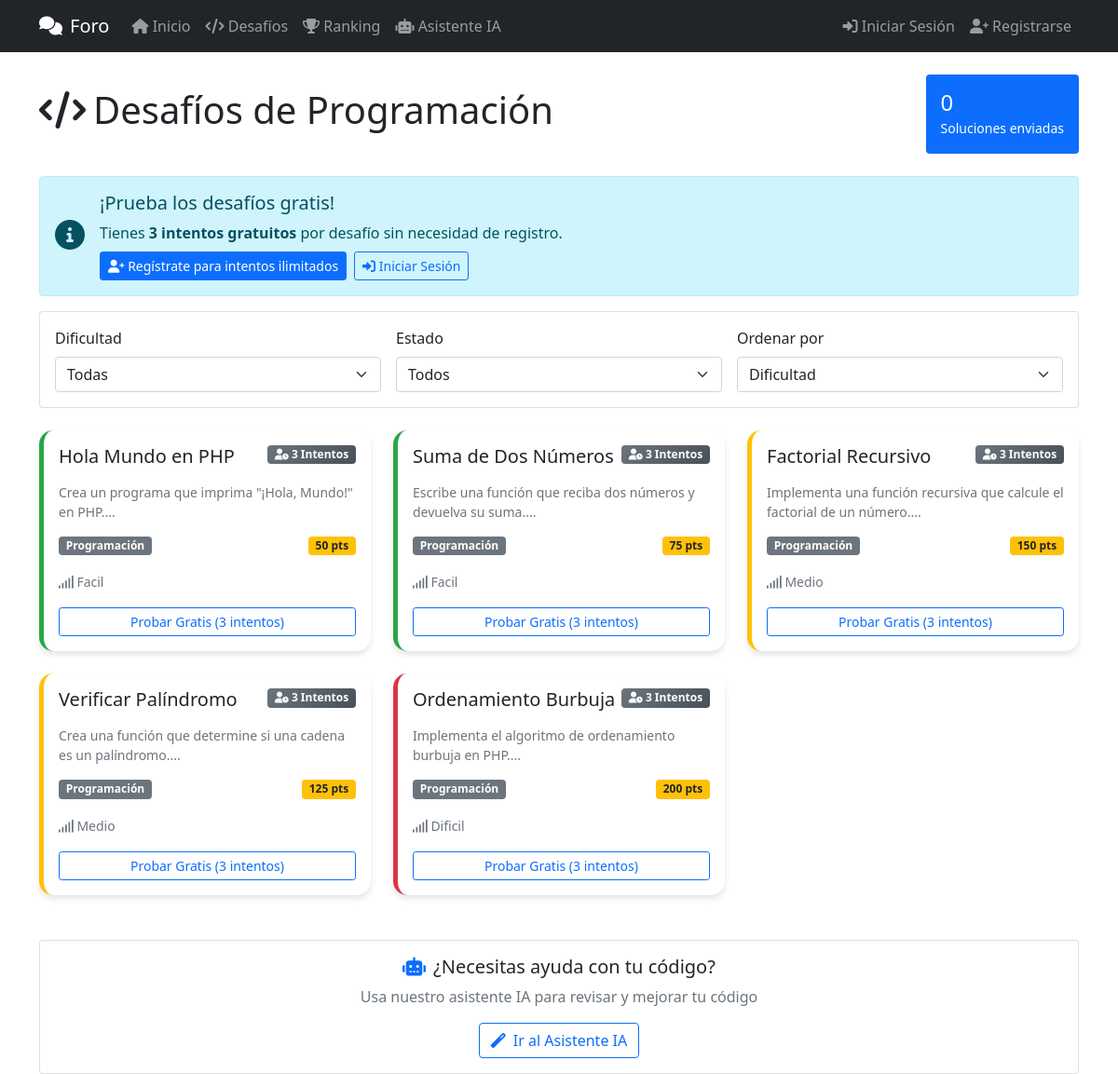
The app's page /desafios.php with its own data.
### tables this page shows
CREATE TABLE desafios (
    id INT AUTO_INCREMENT PRIMARY KEY,
    titulo VARCHAR(255) NOT NULL,
    descripcion TEXT NOT NULL,
    codigo_base TEXT,
    categoria_id INT,
    dificultad ENUM('facil', 'medio', 'dificil') DEFAULT 'medio',
    puntos INT DEFAULT 100,
    fecha_creacion TIMESTAMP DEFAULT CURRENT_TIMESTAMP,
    FOREIGN KEY (categoria_id) REFERENCES categorias(id)
);

CREATE TABLE categorias (
    id INT AUTO_INCREMENT PRIMARY KEY,
    nombre VARCHAR(100) NOT NULL,
    descripcion TEXT
);

### includes/auth.php (called while the page is built, shortened)
<?php
if (!function_exists('isLoggedIn')) {
    function isLoggedIn()
    {
        return isset($_SESSION['user_id']);
    }
}

### desafios.php (the view, shortened to what this page needs)
<?php
include_once 'includes/auth.php';
$database = new Database();
$db = $database->getConnection();
$desafios = [];
$estadisticas = ['total_soluciones' => 0];
try {
    $query = "SELECT d.*,
              c.nombre as categoria_nombre,
              (SELECT COUNT(*) FROM soluciones_desafio s WHERE s.desafio_id = d.id AND s.usuario_id = ?) as intentos_usuario,
              (SELECT es_correcta FROM soluciones_desafio s WHERE s.desafio_id = d.id AND s.usuario_id = ? ORDER BY fecha_envio DESC LIMIT 1) as completado
              FROM desafios d
              JOIN categorias c ON d.categoria_id = c.id
              ORDER BY d.dificultad, d.fecha_creacion DESC";
    $stmt = $db->prepare($query);
    $user_id = isLoggedIn() ? getUserID() : 0;
    $stmt->execute([$user_id, $user_id]);
    $desafios = $stmt->fetchAll(PDO::FETCH_ASSOC);
    $query = "SELECT
              COUNT(DISTINCT s.usuario_id) as usuarios_activos,
              COUNT(*) as total_soluciones,
              AVG(tiempo_ejecucion) as tiempo_promedio
              FROM soluciones_desafio s
              WHERE s.es_correcta = TRUE";
    $stmt = $db->prepare($query);
    $stmt->execute();
    $estadisticas = $stmt->fetch(PDO::FETCH_ASSOC);
} catch (PDOException $e) {
    error_log("[desafios.php] PDOException: " . $e->getMessage());
    $pageError = "Error de base de datos: por favor verifica la estructura de la base de datos (tablas faltantes o permisos). Detalle registrado en el log del servidor.";
}
?>
<!DOCTYPE html>
<html lang="es">
<head>
    <link href="https://cdn.jsdelivr.net/npm/bootstrap@5.1.3/dist/css/bootstrap.min.css" rel="stylesheet">
    <link rel="stylesheet" href="https://cdnjs.cloudflare.com/ajax/libs/font-awesome/6.0.0/css/all.min.css">
</head>
<body>
    <?php include 'navbar.php'; ?>
    <div class="container mt-4">
        <div class="row">
            <div class="col-12">
                <div class="d-flex justify-content-between align-items-center mb-4">
                    <h1><i class="fas fa-code me-2"></i>Desafíos de Programación</h1>
                    <div class="stat-card bg-primary text-white p-3 rounded">
                        <h4 class="mb-0"><?php echo $estadisticas['total_soluciones'] ?? 0; ?></h4>
                        <small>Soluciones enviadas</small>
                    </div>
                </div>
                <?php if (!isLoggedIn()): ?>
                <div class="alert alert-info d-flex align-items-center">
                    <div class="me-3">
                        <i class="fas fa-info-circle fa-2x"></i>
                    </div>
                    <div>
                        <h5 class="alert-heading mb-2">¡Prueba los desafíos gratis!</h5>
                        <p class="mb-2">Tienes <strong>3 intentos gratuitos</strong> por desafío sin necesidad de registro.</p>
                        <div class="d-flex gap-2">
                            <a href="register.php" class="btn btn-primary btn-sm">
                                <i class="fas fa-user-plus"></i> Regístrate para intentos ilimitados
                            </a>
                            <a href="login.php" class="btn btn-outline-primary btn-sm">
                                <i class="fas fa-sign-in-alt"></i> Iniciar Sesión
                            </a>
                        </div>
                    </div>
                </div>
                <?php endif; ?>
                <div class="card mb-4">
                    <div class="card-body">
                        <div class="row g-3">
                            <div class="col-md-4">
                                <label class="form-label">Dificultad</label>
                                <select class="form-select" id="filtroDificultad">
                                    <option value="todas">Todas</option>
                                </select>
                            </div>
                            <div class="col-md-4">
                                <label class="form-label">Estado</label>
                                <select class="form-select" id="filtroEstado">
                                    <option value="todos">Todos</option>
                                </select>
                            </div>
                            <div class="col-md-4">
                                <label class="form-label">Ordenar por</label>
                                <select class="form-select" id="filtroOrden">
                                    <option value="dificultad">Dificultad</option>
                                </select>
                            </div>
                        </div>
                    </div>
                </div>
                <div class="row" id="listaDesafios">
                    <?php foreach($desafios as $desafio): ?>
                        <div class="col-md-6 col-lg-4" data-dificultad="<?php echo $desafio['dificultad']; ?>"
                             data-estado="<?php echo $desafio['completado'] ? 'completado' : 'pendiente'; ?>">
                            <div class="card desafio-card dificultad-<?php echo $desafio['dificultad']; ?>">
                                <div class="card-body">
                                    <div class="d-flex justify-content-between align-items-start mb-2">
                                        <h5 class="card-title"><?php echo htmlspecialchars($desafio['titulo']); ?></h5>
                                        <div class="d-flex flex-column align-items-end">
                                            <?php if($desafio['completado']): ?>
                                                <span class="badge completado-badge mb-1">
                                                    <i class="fas fa-check"></i> Completado
                                                </span>
                                            <?php elseif(!isLoggedIn()): ?>
                                                <span class="badge guest-badge mb-1">
                                                    <i class="fas fa-user-clock"></i> 3 Intentos
                                                </span>
                                            <?php endif; ?>
                                        </div>
                                    </div>
                                    <p class="card-text text-muted small">
                                        <?php echo htmlspecialchars(substr($desafio['descripcion'], 0, 100)); ?>...
                                    </p>
                                    <div class="d-flex justify-content-between align-items-center">
                                        <span class="badge bg-secondary">
                                            <?php echo htmlspecialchars($desafio['categoria_nombre']); ?>
                                        </span>
                                        <span class="badge bg-warning text-dark">
                                            <?php echo $desafio['puntos']; ?> pts
                                        </span>
                                    </div>
                                    <div class="mt-3">
                                        <small class="text-muted">
                                            <i class="fas fa-signal"></i>
                                            <?php echo ucfirst($desafio['dificultad']); ?>
                                        </small>
                                    </div>
                                    <div class="mt-3">
                                        <?php if(isLoggedIn()): ?>
                                            <a href="desafio.php?id=<?php echo $desafio['id']; ?>"
                                               class="btn btn-primary btn-sm w-100">
                                                <?php echo $desafio['completado'] ? 'Ver Solución' : 'Resolver Desafío'; ?>
                                            </a>
                                        <?php else: ?>
                                            <a href="desafio.php?id=<?php echo $desafio['id']; ?>"
                                               class="btn btn-outline-primary btn-sm w-100">
                                                Probar Gratis (3 intentos)
                                            </a>
                                        <?php endif; ?>
                                    </div>
                                </div>
                            </div>
                        </div>
                    <?php endforeach; ?>
                </div>
                <div class="card mt-4">
                    <div class="card-body text-center">
                        <h5><i class="fas fa-robot text-primary me-2"></i>¿Necesitas ayuda con tu código?</h5>
                        <p class="text-muted mb-3">Usa nuestro asistente IA para revisar y mejorar tu código</p>
                        <a href="ayuda_ia.php" class="btn btn-outline-primary">
                            <i class="fas fa-magic me-2"></i>Ir al Asistente IA
                        </a>
                    </div>
                </div>
            </div>
        </div>
    </div>
</body>
</html>

### navbar.php (shortened to what this page needs)
<nav class="navbar navbar-expand-lg navbar-dark bg-dark">
    <div class="container">
        <a class="navbar-brand" href="index.php">
            <i class="fas fa-comments me-2"></i>Foro
        </a>
        <div class="collapse navbar-collapse" id="navbarNav">
            <ul class="navbar-nav me-auto">
                <li class="nav-item">
                    <a class="nav-link" href="index.php">
                        <i class="fas fa-home"></i> Inicio
                    </a>
                </li>
                <li class="nav-item">
                    <a class="nav-link" href="desafios.php">
                        <i class="fas fa-code"></i> Desafíos
                    </a>
                </li>
                <li class="nav-item">
                    <a class="nav-link" href="ranking.php">
                        <i class="fas fa-trophy"></i> Ranking
                    </a>
                </li>
                <li class="nav-item">
                    <a class="nav-link" href="ayuda_ia.php">
                        <i class="fas fa-robot"></i> Asistente IA
                    </a>
                </li>
            </ul>
            <ul class="navbar-nav">
                <?php if(isLoggedIn()): ?>
                    <li class="nav-item">
                        <span class="navbar-text me-3">
                            <i class="fas fa-user"></i> Hola, <?php echo $_SESSION['username']; ?>
                        </span>
                    </li>
                    <li class="nav-item">
                        <a class="nav-link" href="perfil.php">
                            <i class="fas fa-id-card"></i> Mi Perfil
                        </a>
                    </li>
                    <li class="nav-item">
                        <a class="nav-link" href="logout.php">
                            <i class="fas fa-sign-out-alt"></i> Cerrar Sesión
                        </a>
                    </li>
                <?php else: ?>
                    <li class="nav-item">
                        <a class="nav-link" href="login.php">
                            <i class="fas fa-sign-in-alt"></i> Iniciar Sesión
                        </a>
                    </li>
                    <li class="nav-item">
                        <a class="nav-link" href="register.php">
                            <i class="fas fa-user-plus"></i> Registrarse
                        </a>
                    </li>
                <?php endif; ?>
            </ul>
        </div>
    </div>
</nav>

### desafios.php (style rules this page uses)
.desafio-card { border: none; border-radius: 15px; box-shadow: 0 4px 6px rgba(0,0,0,0.1); transition: all 0.3s ease; margin-bottom: 1.5rem; }
.dificultad-facil { border-left: 5px solid #28a745; }
.dificultad-medio { border-left: 5px solid #ffc107; }
.dificultad-dificil { border-left: 5px solid #dc3545; }
.guest-badge { background: linear-gradient(135deg, #6c757d, #495057); color: white; }

### records on screen
desafios: titulo "Hola Mundo en PHP", descripcion "Crea un programa que imprima \"¡Hola, Mundo!\" en PHP.", categoria.nombre "Programación", puntos "50", dificultad "Facil"
desafios: titulo "Suma de Dos Números", descripcion "Escribe una función que reciba dos números y devuelva su suma.", categoria.nombre "Programación", puntos "75", dificultad "Facil"
desafios: titulo "Factorial Recursivo", descripcion "Implementa una función recursiva que calcule el factorial de un número.", categoria.nombre "Programación", puntos "150", dificultad "Medio"
desafios: titulo "Verificar Palíndromo", descripcion "Crea una función que determine si una cadena es un palíndromo.", categoria.nombre "Programación", puntos "125", dificultad "Medio"
desafios: titulo "Ordenamiento Burbuja", descripcion "Implementa el algoritmo de ordenamiento burbuja en PHP.", categoria.nombre "Programación", puntos "200", dificultad "Dificil"

### other values on screen
$estadisticas['total_soluciones'] "0"
